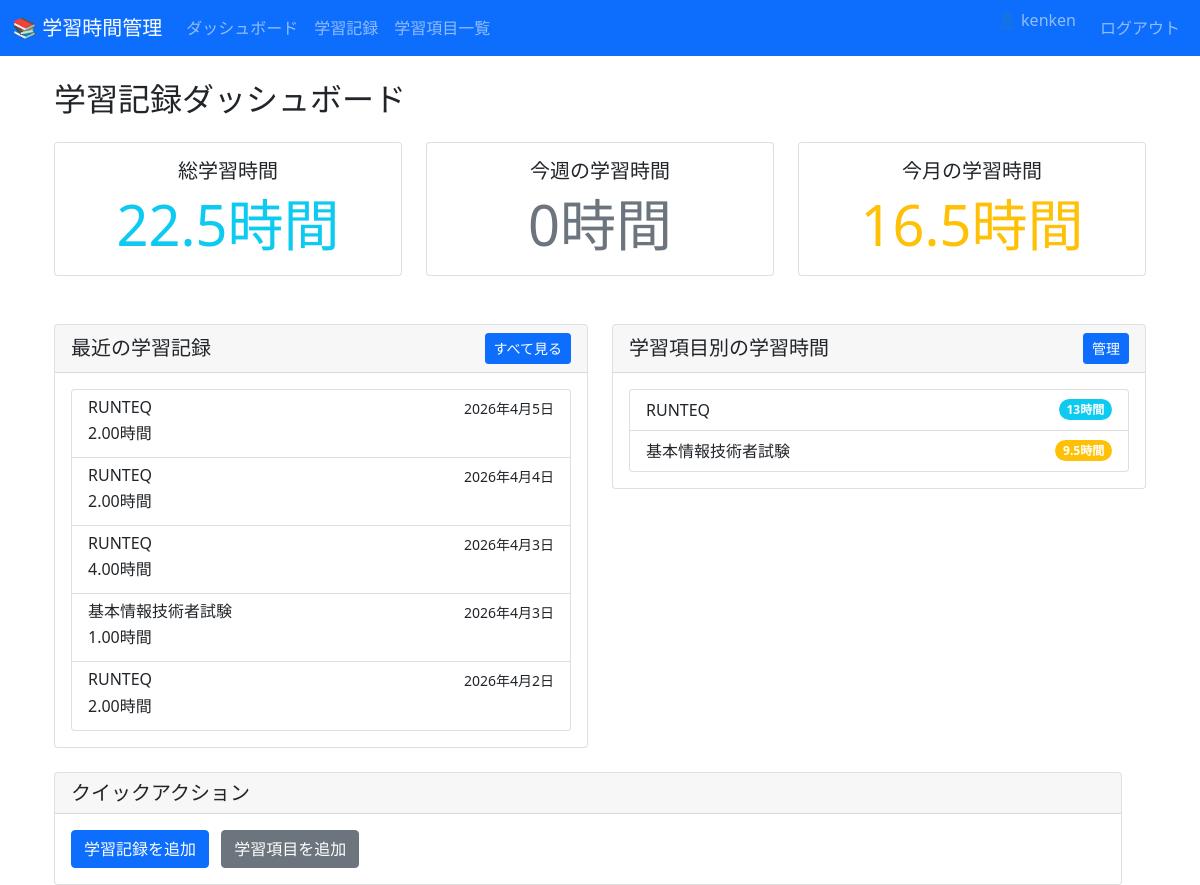
/ (signed in), run on an earlier commit of the app's database.
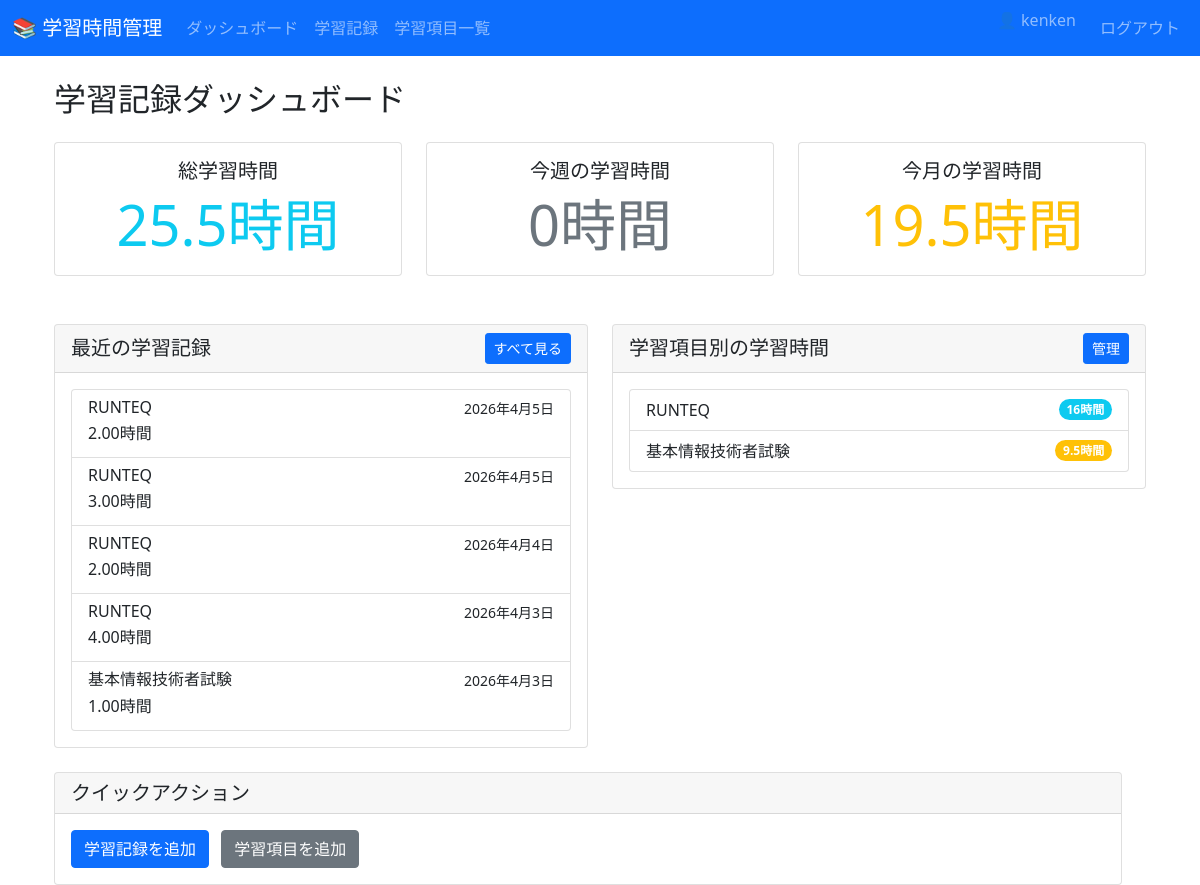
And on a later commit of the database.
### records/models.py (models this page shows, shortened)
class StudyRecord(models.Model):
    user = models.ForeignKey(
        User,
        on_delete=models.CASCADE,
        related_name='study_records',
        verbose_name='ユーザー'
    )
    certification = models.ForeignKey(
        Certification,
        on_delete=models.CASCADE,
        related_name='study_records',
        verbose_name='学習項目',
        null=True,
        blank=True
    )
    date = models.DateField(verbose_name='学習日')
    hours = models.DecimalField(
        max_digits=4,
        decimal_places=2,
        verbose_name='学習時間'
    )
    description = models.TextField(
        blank=True,
        verbose_name='学習内容'
    )
    created_at = models.DateTimeField(auto_now_add=True)
    class Meta:
        verbose_name = '学習記録'
        verbose_name_plural = '学習記録'
        ordering = ['-date']

class Certification(models.Model):
    user = models.ForeignKey(
        User,
        on_delete=models.CASCADE,
        related_name='certifications',
        verbose_name='ユーザー'
    )
    name = models.CharField(max_length=100, verbose_name='学習項目名')
    created_at = models.DateTimeField(auto_now_add=True)
    class Meta:
        verbose_name = '学習項目'
        verbose_name_plural = '学習項目'
        ordering = ['name']
        constraints = [
            models.UniqueConstraint(
                fields=['user', 'name'],
                name='unique_user_certification'
            )
        ]

### records/views.py (the view)
# urls.py: path('', views.dashboard, name='dashboard'),
@login_required
def dashboard(request):
    today = datetime.now().date()
    start_of_week = today - timedelta(days=today.weekday())
    start_of_month = today.replace(day=1)
    user_records = StudyRecord.objects.filter(user=request.user)
    total_hours = user_records.aggregate(Sum('hours'))['hours__sum'] or 0
    weekly_hours = user_records.filter(
        date__gte=start_of_week
    ).aggregate(Sum('hours'))['hours__sum'] or 0
    monthly_hours = user_records.filter(
        date__gte=start_of_month
    ).aggregate(Sum('hours'))['hours__sum'] or 0
    recent_records = user_records[:5]
    cert_stats = []
    for cert in Certification.objects.filter(user=request.user):
        hours = user_records.filter(certification=cert).aggregate(Sum('hours'))['hours__sum'] or 0
        cert_stats.append({
            'name': cert.name,
            'hours': hours
        })
    context = {
        'total_hours': total_hours,
        'weekly_hours': weekly_hours,
        'monthly_hours': monthly_hours,
        'recent_records': recent_records,
        'cert_stats': cert_stats,
    }
    return render(request, 'records/dashboard.html', context)

### records/templates/records/dashboard.html (shortened to what the changed rows need)
{% extends 'records/base.html' %}
{% block content %}
<div class="container mt-4">
  <h2>学習記録ダッシュボード</h2>
  <div class="row mt-4">
  <div class="col-md-4">
    <div class="card text-center">
      <div class="card-body">
        <h5 class="card-title">総学習時間</h5>
        {% if total_hours >= 100 %}
          <p class="card-text display-4 text-success">{{ total_hours }}時間</p>
        {% elif total_hours >= 50 %}
          <p class="card-text display-4 text-primary">{{ total_hours }}時間</p>
        {% elif total_hours >= 20 %}
          <p class="card-text display-4 text-info">{{ total_hours }}時間</p>
        {% elif total_hours > 0 %}
          <p class="card-text display-4 text-warning">{{ total_hours }}時間</p>
        {% else %}
          <p class="card-text display-4 text-secondary">{{ total_hours }}時間</p>
        {% endif %}
      </div>
    </div>
  </div>
  <div class="col-md-4">
    <div class="card text-center">
      <div class="card-body">
        <h5 class="card-title">今月の学習時間</h5>
        {% if monthly_hours >= 80 %}
          <p class="card-text display-4 text-success">{{ monthly_hours }}時間</p>
        {% elif monthly_hours >= 40 %}
          <p class="card-text display-4 text-primary">{{ monthly_hours }}時間</p>
        {% elif monthly_hours >= 20 %}
          <p class="card-text display-4 text-info">{{ monthly_hours }}時間</p>
        {% elif monthly_hours > 0 %}
          <p class="card-text display-4 text-warning">{{ monthly_hours }}時間</p>
        {% else %}
          <p class="card-text display-4 text-secondary">{{ monthly_hours }}時間</p>
        {% endif %}
      </div>
    </div>
  </div>
</div>
  <div class="row mt-5">
    <div class="col-md-6">
      <div class="card">
        <div class="card-body">
          {% if recent_records %}
            <div class="list-group">
              {% for record in recent_records %}
                <div class="list-group-item">
                  <div class="d-flex justify-content-between">
                    <h6 class="mb-1">{{ record.certification.name }}</h6>
                    <small>{{ record.date }}</small>
                  </div>
                  <p class="mb-1">{{ record.hours }}時間</p>
                </div>
              {% endfor %}
            </div>
          {% else %}
            <p class="text-muted">学習記録がまだありません。</p>
          {% endif %}
        </div>
      </div>
    </div>
    <div class="col-md-6">
  <div class="card">
    <div class="card-body">
      {% if cert_stats %}
        <div class="list-group">
          {% for stat in cert_stats %}
            <div class="list-group-item d-flex justify-content-between align-items-center">
              {{ stat.name }}
              {% if stat.hours >= 50 %}
                <span class="badge bg-success rounded-pill">{{ stat.hours }}時間</span>
              {% elif stat.hours >= 20 %}
                <span class="badge bg-primary rounded-pill">{{ stat.hours }}時間</span>
              {% elif stat.hours >= 10 %}
                <span class="badge bg-info rounded-pill">{{ stat.hours }}時間</span>
              {% elif stat.hours > 0 %}
                <span class="badge bg-warning rounded-pill">{{ stat.hours }}時間</span>
              {% else %}
                <span class="badge bg-secondary rounded-pill">{{ stat.hours }}時間</span>
              {% endif %}
            </div>
          {% endfor %}
        </div>
      {% else %}
        <p class="text-muted">学習項目がまだありません。</p>
        <a href="{% url 'records:certification_create' %}" class="btn btn-sm btn-primary">学習項目を追加</a>
      {% endif %}
    </div>
  </div>
</div>
</div>
{% endblock %}

What changed in the data, as far as the page shows it:
no longer on this page (row unchanged): StudyRecord: certification.name "RUNTEQ", date "2026年4月2日", hours "2.00"
added StudyRecord: certification.name "RUNTEQ", date "2026年4月5日", hours "3.00"
Also different on the page:
{{ total_hours }}: "22.5" → "25.5"
{{ monthly_hours }}: "16.5" → "19.5"
new list line: "RUNTEQ"
new list line: "16 時間"
list line gone: "RUNTEQ"
list line gone: "13 時間"
